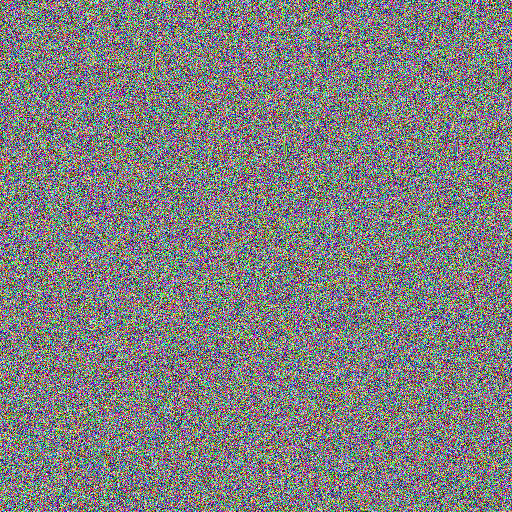
%> input picture histogram/RGBaes.bmp, 512 x 512 px
$ octave Untitled.m   (GNU Octave 9; MATLAB toolbox functions it lacks are replaced by stand-ins)
%> lines starting %> are read from the running program, lines starting %| are printed output that depends on the picture
i=imread('../../ARM/HPS/RGBaes.bmp');%?取你要看的?像
%> i is the input picture: size 512x512x3 uint8; mean R, G, B 127.7, 127.4, 127.4
image(i);
R=i(:,:,1);%把RGB各?分量提出
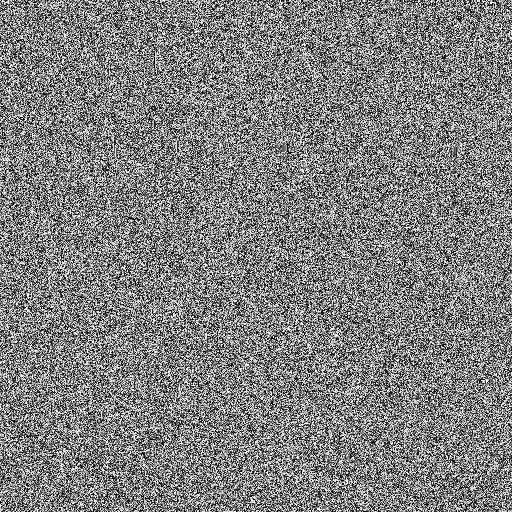
%> R: size 512x512 uint8; min 0, max 255, mean 127.7
G=i(:,:,2);
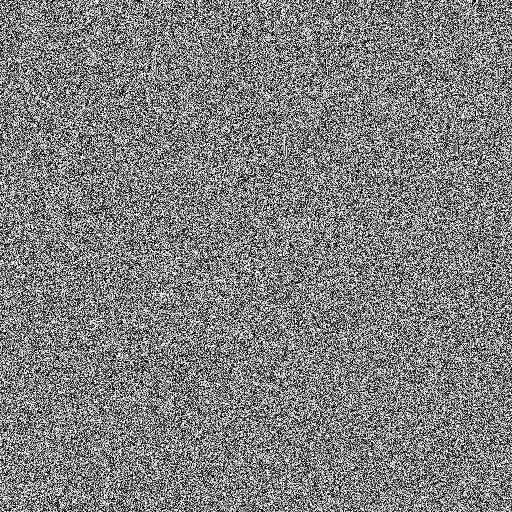
%> G: size 512x512 uint8; min 0, max 255, mean 127.4
B=i(:,:,3);
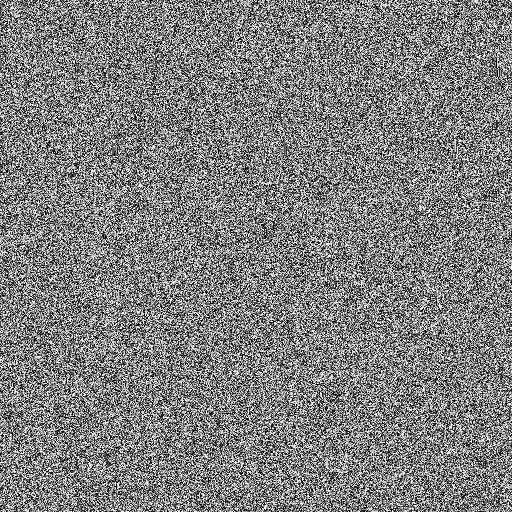
%> B: size 512x512 uint8; min 0, max 255, mean 127.4; mean of the top-left, top-right, bottom-left and bottom-right quarters 127.4, 127.3, 127.4, 127.3
figure;%?出直方?
subplot(1,3,1),imhist(R),title('RED');
subplot(1,3,2),imhist(G),title('GREEN');
subplot(1,3,3),imhist(B),title('BLUE');
%> after `title('BLUE')`:
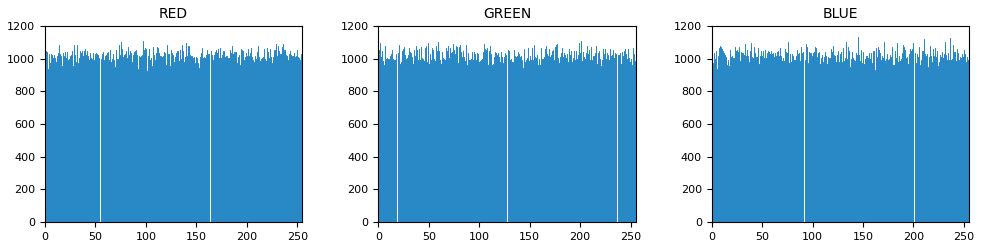
%> figure redrawn from the program's plot data, 3 panels; panel 1: highest point at x = 97, y = 1106; panel 2: highest point at x = 201, y = 1106; panel 3: highest point at x = 145, y = 1135
